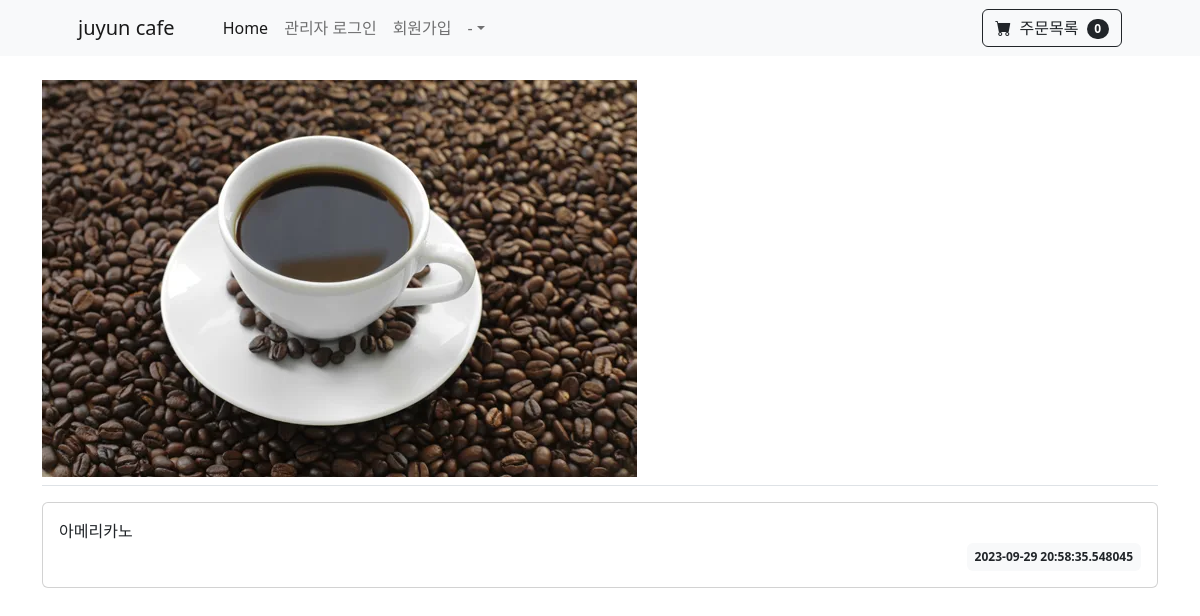
The app's page /question/detail/4/ with its own data.
### pybo/models.py (models this page shows)
class Question(db.Model):
    id = db.Column(db.Integer, primary_key=True)
    subject = db.Column(db.String(200), nullable=False)
    content = db.Column(db.String(200), nullable=False)
    price = db.Column(db.String(200), nullable=False)
    create_date = db.Column(db.DateTime(), nullable=False)

### pybo/views/question_views.py (the view)
@bp.route('/detail/<int:question_id>/')
def detail(question_id):
    question = Question.query.get_or_404(question_id)
    return render_template('question/question_detail.html', question=question)

### pybo/views/auth_views.py (called while the page is built)
@bp.before_app_request
def load_logged_in_user():
    user_id = session.get('user_id')
    if user_id is None:
        g.user = None
    else:
        g.user = User.query.get(user_id)

### pybo/templates/question/question_detail.html (shortened to what this page needs)
{% extends 'base.html' %}
{% block content %}
<div class="container my-3">
    <h2 class="border-bottom py-2"><img src="/static/image/{{question.subject}}" alt="..." /></h2>
    <div class="card my-3">
        <div class="card-body">
            <div class="card-text" style="white-space: pre-line;">{{ question.content }}</div>
            <div class="d-flex justify-content-end">
                <div class="badge bg-light text-dark p-2">
                    {{ question.create_date }}
                </div>
            </div>
        </div>
    </div>
</div>
{% endblock %}

### records on screen
Question: subject (picture), content "아메리카노", create_date "2023-09-29 20:58:35.548045"

### other values on screen
{{ cart_items|length }} "0"
